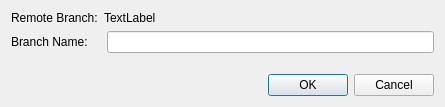
<?xml version="1.0" encoding="UTF-8"?>
<ui version="4.0">
 <class>BranchRemoteDialog</class>
 <widget class="QDialog" name="BranchRemoteDialog">
  <property name="geometry">
   <rect>
    <x>0</x>
    <y>0</y>
    <width>445</width>
    <height>107</height>
   </rect>
  </property>
  <property name="sizePolicy">
   <sizepolicy hsizetype="Preferred" vsizetype="Preferred">
    <horstretch>0</horstretch>
    <verstretch>0</verstretch>
   </sizepolicy>
  </property>
  <property name="windowTitle">
   <string>New Branch</string>
  </property>
  <layout class="QVBoxLayout" name="verticalLayout">
   <item>
    <layout class="QHBoxLayout" name="horizontalLayout" stretch="0,1">
     <item>
      <widget class="QLabel" name="label_2">
       <property name="text">
        <string>Remote Branch:</string>
       </property>
      </widget>
     </item>
     <item>
      <widget class="QLabel" name="remoteBranchLabel">
       <property name="text">
        <string>TextLabel</string>
       </property>
      </widget>
     </item>
    </layout>
   </item>
   <item>
    <layout class="QHBoxLayout" name="horizontalLayout_2">
     <item>
      <widget class="QLabel" name="label_3">
       <property name="text">
        <string>Branch Name:    </string>
       </property>
      </widget>
     </item>
     <item>
      <widget class="QLineEdit" name="branchNameEdit"/>
     </item>
    </layout>
   </item>
   <item>
    <spacer name="verticalSpacer">
     <property name="orientation">
      <enum>Qt::Vertical</enum>
     </property>
     <property name="sizeHint" stdset="0">
      <size>
       <width>20</width>
       <height>40</height>
      </size>
     </property>
    </spacer>
   </item>
   <item>
    <widget class="QDialogButtonBox" name="buttonBox">
     <property name="orientation">
      <enum>Qt::Horizontal</enum>
     </property>
     <property name="standardButtons">
      <set>QDialogButtonBox::Cancel|QDialogButtonBox::Ok</set>
     </property>
    </widget>
   </item>
  </layout>
 </widget>
 <resources/>
 <connections>
  <connection>
   <sender>buttonBox</sender>
   <signal>accepted()</signal>
   <receiver>BranchRemoteDialog</receiver>
   <slot>accept()</slot>
   <hints>
    <hint type="sourcelabel">
     <x>248</x>
     <y>254</y>
    </hint>
    <hint type="destinationlabel">
     <x>157</x>
     <y>274</y>
    </hint>
   </hints>
  </connection>
  <connection>
   <sender>buttonBox</sender>
   <signal>rejected()</signal>
   <receiver>BranchRemoteDialog</receiver>
   <slot>reject()</slot>
   <hints>
    <hint type="sourcelabel">
     <x>316</x>
     <y>260</y>
    </hint>
    <hint type="destinationlabel">
     <x>286</x>
     <y>274</y>
    </hint>
   </hints>
  </connection>
 </connections>
</ui>
